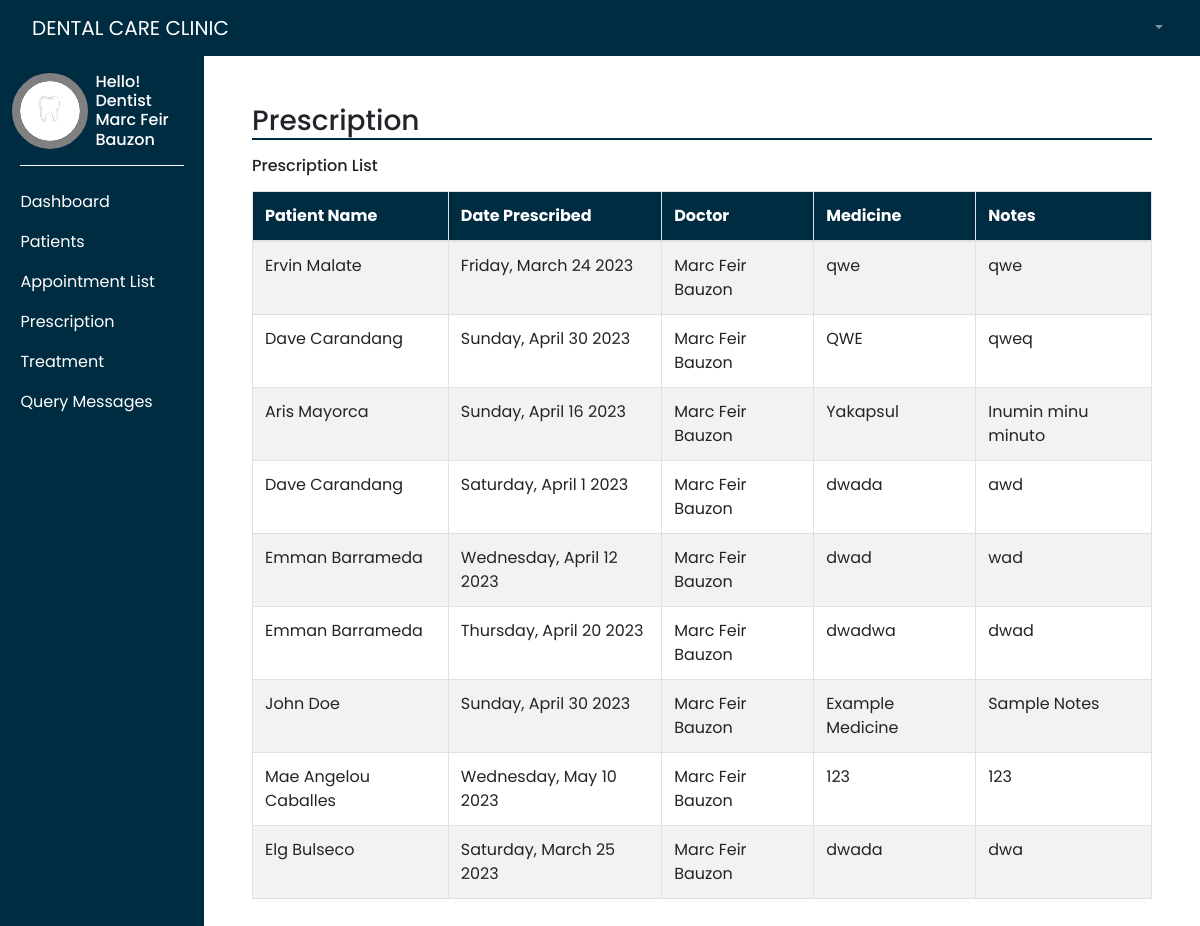
The page /dentistPresctiption_viewSearch.php (signed in) on the database its author committed.
### tables this page shows
CREATE TABLE `prescription` (
  `prescriptionId` int(11) NOT NULL,
  `reqId` int(11) NOT NULL,
  `patientId` int(11) NOT NULL,
  `dentistId` int(11) NOT NULL,
  `serviceId` int(11) NOT NULL,
  `dateToday` varchar(250) NOT NULL,
  `patientName` varchar(250) NOT NULL,
  `dentistName` varchar(250) NOT NULL,
  `medicine` varchar(250) NOT NULL,
  `notes` varchar(250) NOT NULL,
  `date_Submitted` varchar(250) NOT NULL
);

### dentistPresctiption_viewSearch.php (the view, shortened to what this page needs)
<?php
require_once "connection.php";
?>
<!DOCTYPE html>
<html lang="en">
<head>
    <link rel="stylesheet" href="styles/dashAdmin.css">
    <link rel="stylesheet" href="https://maxcdn.bootstrapcdn.com/bootstrap/4.0.0/css/bootstrap.min.css"/>
</head>
<body style="height: 100vh;">
    <div class="" style=" width: 100%">
        <?php require("templates/main-header.php"); ?>
    </div>
    <div class="d-flex" >
        <div class="bg-dark" style="width: 17%">
            <?php require("templates/sidebar.php"); ?>
        </div>
        <div style="width: 83%">
            <div class="p-5">
                <h3 style="border-bottom: 2px solid #002c42">Prescription </h3>
                <h6 class="mt-3 mb-3">Prescription List</h6>
                <?php
                    $search = $_GET['search'];
                    $dentistId = $_SESSION['id'];
                    $sqlp = "SELECT p.prescriptionId, p.patientId, p.dentistId, p.patientName, p.dateToday, p.dentistName, p.medicine, p.notes, u.patientId, u.gender, u.address FROM prescription p INNER JOIN users u ON p.patientId = u.patientId WHERE dentistId ='$dentistId' AND patientName LIKE '%$search%'";
                    $resultp = $conn->query($sqlp);
                ?>
                <table class="table table-hover table-striped table-bordered" style="margin-bottom: 400px;">
                    <thead style="background-color: #002c42 !important; color: white; text-align: left">
                        <tr>
                        <th scope="col">Patient Name</th>
                        <th scope="col">Date Prescribed</th>
                        <th scope="col">Doctor</th>
                        <th scope="col">Medicine</th>
                        <th scope="col">Notes</th>
                        </tr>
                    </thead>
                    <tbody>
                        <?php if ($resultp->num_rows > 0) { ?>
                        <?php while($rowp = $resultp->fetch_assoc()){?>
                        <tr>
                            <td><?php echo $rowp['patientName']; ?></td>
                            <td>
                                <?php echo date("l, F j Y", strtotime($rowp['dateToday']));?>
                            </td>
                            <td><?php echo $rowp['dentistName']; ?></td>
                            <td><?php echo $rowp['medicine']; ?></td>
                            <td><?php echo $rowp['notes']; ?></td>
                        </tr>
                        <?php }?>
                        <?php } ?>
                    </tbody>
                </table>
            </div>
        </div>
    </div>
</body>
</html>

### styles/dashAdmin.css (style rules this page uses)
* { margin: 0; padding: 0; font-family: 'Poppins', sans-serif !important; box-sizing: border-box; }

### rows shown on the page
prescription: patientName "Ervin Malate", dateToday "Friday, March 24 2023", dentistName "Marc Feir Bauzon", medicine "qwe", notes "qwe"
prescription: patientName "Dave Carandang", dateToday "Sunday, April 30 2023", dentistName "Marc Feir Bauzon", medicine "QWE", notes "qweq"
prescription: patientName "Aris Mayorca", dateToday "Sunday, April 16 2023", dentistName "Marc Feir Bauzon", medicine "Yakapsul", notes "Inumin minu minuto"
prescription: patientName "Dave Carandang", dateToday "Saturday, April 1 2023", dentistName "Marc Feir Bauzon", medicine "dwada", notes "awd"
prescription: patientName "Emman Barrameda", dateToday "Wednesday, April 12 2023", dentistName "Marc Feir Bauzon", medicine "dwad", notes "wad"
prescription: patientName "Emman Barrameda", dateToday "Thursday, April 20 2023", dentistName "Marc Feir Bauzon", medicine "dwadwa", notes "dwad"
prescription: patientName "John Doe", dateToday "Sunday, April 30 2023", dentistName "Marc Feir Bauzon", medicine "Example Medicine", notes "Sample Notes"
prescription: patientName "Mae Angelou Caballes", dateToday "Wednesday, May 10 2023", dentistName "Marc Feir Bauzon", medicine "123", notes "123"
prescription: patientName "Elg Bulseco", dateToday "Saturday, March 25 2023", dentistName "Marc Feir Bauzon", medicine "dwada", notes "dwa"

### other values the page prints
$_SESSION['position'] "Dentist"
$_SESSION['fullname'] "Marc Feir Bauzon"
